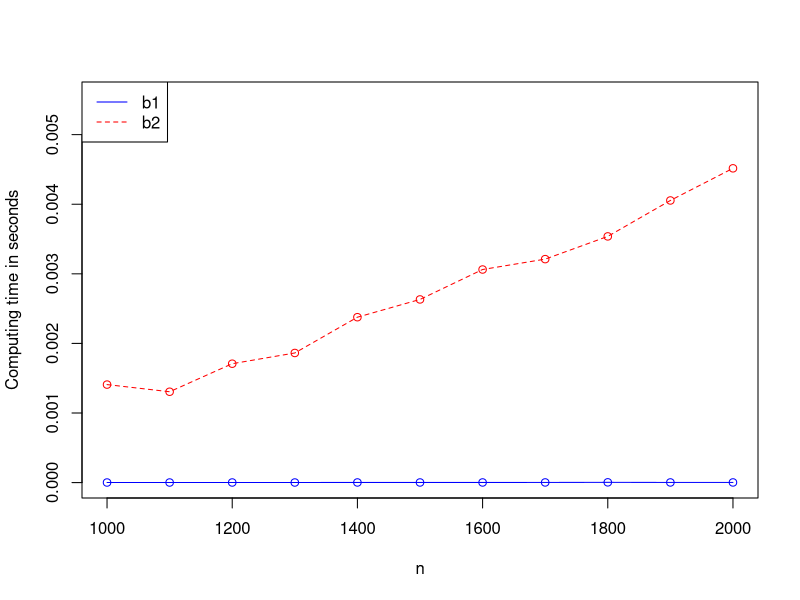

R code for this plot: (Note: this script raises an error after producing the figure.)
results = read.csv("zad2_results.txt")
avg_results = aggregate( time ~ n:alg, data=results, FUN=mean)
avg_results$sd = aggregate( time ~ n:alg, data=results, FUN=sd)$time

y_range = range(0, results$time)


pdf(file="zad2.pdf", height=5, width=10, bg="white")

plot(avg_results[avg_results$alg=="b1",]$n, avg_results[avg_results$alg=="b1",]$time, type="o", lty = 1, ylim = y_range, xlab = "n", ylab = "Computing time in seconds", col="blue")
lines(avg_results[avg_results$alg=="b2",]$n, avg_results[avg_results$alg=="b2",]$time, type="o", lty = 2, col = "red")
legend("topleft", c("b1","b2"),col=c("blue","red"),lty=1:2)


errbar(avg_results[avg_results$alg=="b1",]$n, 
	avg_results[avg_results$alg=="b1",]$time, 
	avg_results[avg_results$alg=="b1",]$time-avg_results[avg_results$alg=="b1",]$sd, 
	avg_results[avg_results$alg=="b1",]$time+avg_results[avg_results$alg=="b1",]$sd, 
	xlab="n", ylab="Computing time in seconds", add=TRUE)


errbar(avg_results[avg_results$alg=="b2",]$n, 
	avg_results[avg_results$alg=="b2",]$time, 
	avg_results[avg_results$alg=="b2",]$time-avg_results[avg_results$alg=="b2",]$sd, 
	avg_results[avg_results$alg=="b2",]$time+avg_results[avg_results$alg=="b2",]$sd, 
	xlab="n", ylab="Computing time in seconds", add=TRUE)

dev.off()
